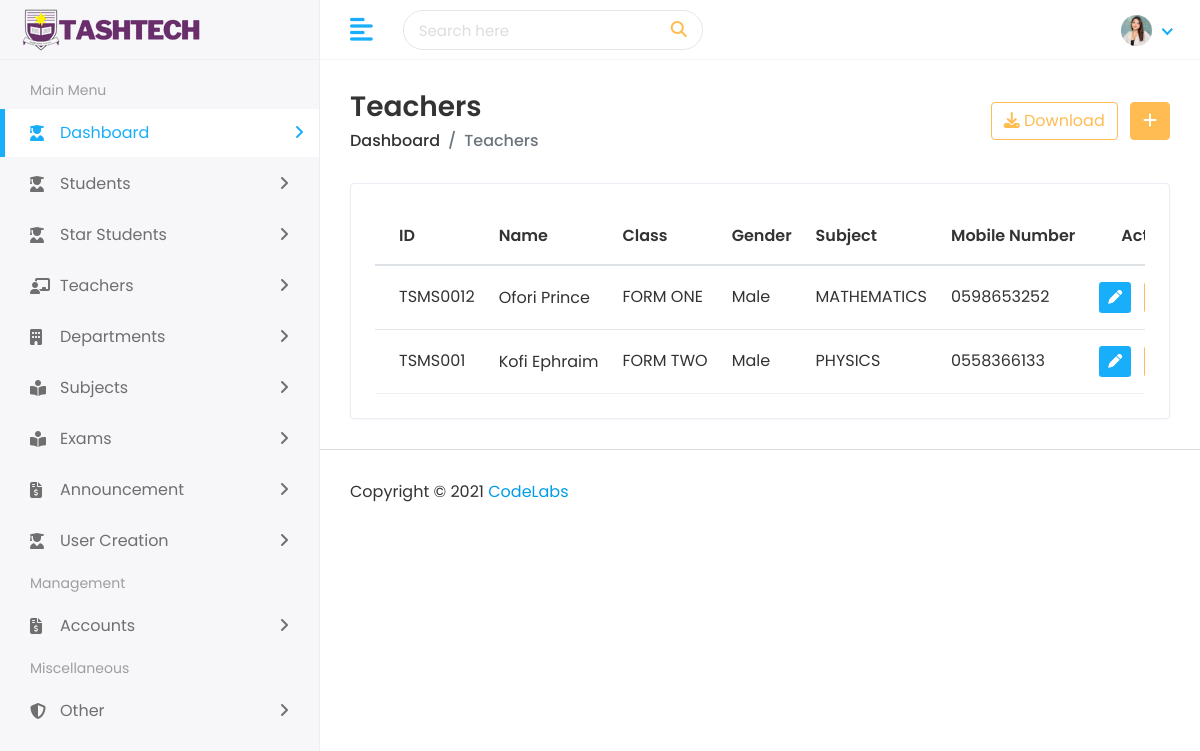
The app's page /admin_tsms/teachers with its own data.
### TSMS/adminModels.py (models this page shows, shortened)
class Teacher(models.Model):
    teacher_id = models.CharField(
        max_length=20, default='TSM-ID-001', primary_key=False)
    teacher_name = models.CharField(max_length=100)
    teacher_gender = models.CharField(max_length=15)
    teacher_d_o_b = models.DateField()
    teacher_mobile = models.CharField(max_length=15, null=True)
    teacher_join_date = models.DateField()
    teacher_qualification = models.CharField(max_length=20, null=True)
    teacher_experience = models.CharField(max_length=100, null=True)
    teacher_address = models.CharField(
        max_length=200, null=True)
    teacher_city = models.CharField(max_length=50, null=True)
    teacher_region = models.CharField(max_length=50, null=True)
    teacher_digital_address = models.CharField(blank=True, max_length=50)
    teacher_country = models.CharField(blank=True, max_length=50, )
    teacher_class = models.CharField(max_length=50, null=True)
    teacher_subject = models.CharField(max_length=50, null=True)

### TSMS/views.py (the view)
# urls.py: path('admin_tsms/teachers', views.admin_teachers, name='admin_teachers'),
def admin_teachers(request):
    teachers = Teacher.objects.all().order_by('-id')
    return render(request, 'admin/teachers.html', {'teachers': teachers})

### templates/admin/teachers.html (shortened to what this page needs)
{% extends '../base/admin-base.html' %}
{% block content %}
<div class="content container-fluid">
    <div class="page-header">
        <div class="row align-items-center">
            <div class="col">
                <h3 class="page-title">Teachers</h3>
                <ul class="breadcrumb">
                    <li class="breadcrumb-item"><a href="index.html">Dashboard</a></li>
                    <li class="breadcrumb-item active">Teachers</li>
                </ul>
            </div>
            <div class="col-auto text-right float-right ml-auto">
                <a href="{% url 'export_teacher_list' %}" class="btn btn-outline-primary mr-2"><i
                        class="fas fa-download"></i>
                    Download</a>
                <a href="{% url 'add_teachers' %}" class="btn btn-primary"><i class="fas fa-plus"></i></a>
            </div>
        </div>
    </div>
    <div class="row">
        <div class="col-sm-12">
            <div class="card card-table">
                <div class="card-body">
                    <div class="table-responsive">
                        <table class="table table-hover table-center mb-0 datatable">
                            <thead>
                                <tr>
                                    <th>ID</th>
                                    <th>Name</th>
                                    <th>Class</th>
                                    <th>Gender</th>
                                    <th>Subject</th>
                                    <th>Mobile Number</th>
                                    <th class="text-right">Action</th>
                                </tr>
                            </thead>
                            <tbody>
                                {% for teacher in teachers %}
                                <tr>
                                    <td>{{teacher.teacher_id}}</td>
                                    <td>
                                        <h2 class="table-avatar">
                                            <a href="#">{{teacher.teacher_name}}</a>
                                        </h2>
                                    </td>
                                    <td>{{teacher.teacher_class}}</td>
                                    <td>{{teacher.teacher_gender}}</td>
                                    <td>{{teacher.teacher_subject}}</td>
                                    <td>{{teacher.teacher_mobile}}</td>
                                    <td class="text-right">
                                        <div class="actions">
                                            <a href="#" class="btn btn-sm bg-success-light mr-2">
                                                <i class="fas fa-pen"></i>
                                            </a>
                                        </div>
                                    </td>
                                </tr>
                                {% endfor %}
                            </tbody>
                        </table>
                    </div>
                </div>
            </div>
        </div>
    </div>
</div>
{% endblock %}

### static/general_dashboards/assets/css/style.css (style rules this page uses)
html { height: 100% }
body { background-color: #fff; color: #333; font-family: poppins, sans-serif; font-size: 1rem; height: 100%; line-height: 1.5; overflow-x: hidden }
h1, h2, h3, h4, h5, h6 { font-family: poppins, sans-serif; margin-top: 0 }
a { color: #009ce7 }
input, button, a { transition: all .4s ease; -moz-transition: all .4s ease; -o-transition: all .4s ease; -ms-transition: all .4s ease; -webkit-transition: all .4s ease }
ul, ol { padding: 0; list-style: none }
.table { color: #333; max-width: 100%; margin-bottom: 0; width: 100% }
table.table td h2 { display: inline-block; font-size: inherit; font-weight: 400; margin: 0; padding: 0; vertical-align: middle }
table.table td h2.table-avatar { align-items: center; display: inline-flex; font-size: inherit; font-weight: 400; margin: 0; padding: 0; vertical-align: middle; white-space: nowrap }
table.table td h2 a { color: #333 }
.table thead tr th { font-weight: 600 }
.table tbody tr { border-bottom: 1px solid rgba(0, 0, 0, .05) }
.table.table-center td, .table.table-center th { vertical-align: middle }
.card-table .card-body .table>thead>tr>th { border-top: 0 }
.card-table .card-body .table tr td:first-child, .card-table .card-body .table tr th:first-child { padding-left: 1.5rem }
.card-table .card-body .table tr td:last-child, .card-table .card-body .table tr th:last-child { padding-right: 1.5rem }
.card-table .table td, .card-table .table th { border-top: 1px solid #e2e5e8; padding: 1rem .75rem; white-space: nowrap }
.btn-primary { background-color: #ffbc53; border: 1px solid #ffbc53 }
.btn-outline-primary { color: #ffbc53; border-color: #ffbc53 }
.card { border: 1px solid #ececf5; box-shadow: 0 1px 3px 0 rgba(0, 0, 0, .03); margin-bottom: 1.875rem }
.card-body { padding: 1.5rem }
.bg-success-light { background-color: #18aefa; color: #fff }
.page-wrapper>.content { padding: 1.875rem 1.875rem 0 }
.page-header { margin-bottom: 1.875rem }
.page-header .breadcrumb { background-color: transparent; color: #6c757d; font-size: 1rem; font-weight: 500; margin-bottom: 0; padding: 0 }
.page-header .breadcrumb a { color: #333 }
.page-title { font-size: 28px; font-weight: 600; color: #333; margin-bottom: 5px }

### records on screen
Teacher: teacher_id "TSMS0012", teacher_name "Ofori Prince", teacher_class "FORM ONE", teacher_gender "Male", teacher_subject "MATHEMATICS", teacher_mobile "0598653252"
Teacher: teacher_id "TSMS001", teacher_name "Kofi Ephraim", teacher_class "FORM TWO", teacher_gender "Male", teacher_subject "PHYSICS", teacher_mobile "0558366133"
